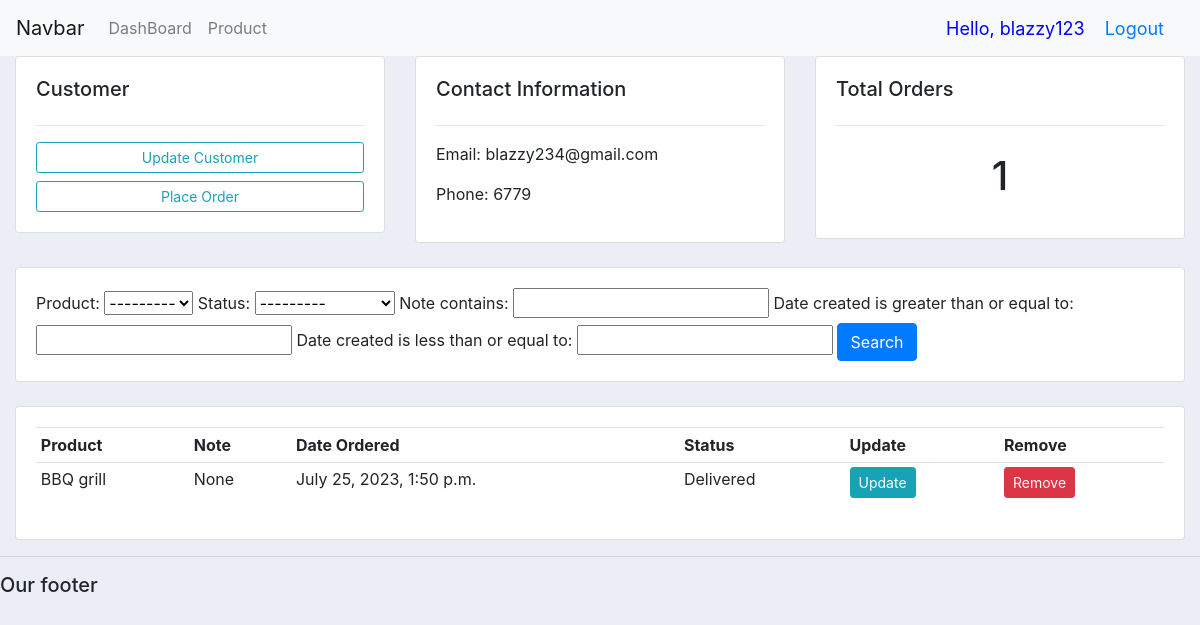
Screenshot of /customer/2/ (signed in) with the database file from the repository.
### accounts/models.py (models this page shows, shortened)
class Customer(models.Model):
    user = models.OneToOneField(User, null = True, on_delete = models.CASCADE)
    name = models.CharField(max_length = 200, null=True)
    phone=models.CharField(max_length= 200, null = True)
    email = models.CharField(max_length = 200, null=True)
    date_created = models.DateTimeField(auto_now_add = True, null=True)

class Order(models.Model):
    STATUS = (
        ('Pending', 'Pending'),
        ('Out for delivery', 'Out for delivery'),
        ('Delivered', 'Delivered'),
    )
    customer = models.ForeignKey(Customer, null = True, on_delete = models.SET_NULL)
    product = models.ForeignKey(Product, null = True, on_delete = models.SET_NULL)
    date_created = models.DateTimeField(auto_now_add = True, null = True)
    status = models.CharField(max_length = 200,null = True, choices = STATUS)
    note = models.CharField(max_length = 1000,null = True)

class Product(models.Model):
    CATEGORY = (
        ('Indoor', 'Indoor'),
        ('Outdoor', 'Outdoor'),
    )
    name= models.CharField(max_length= 200, null= True)
    price = models.FloatField(null = True)
    category = models.CharField(max_length = 200, choices = CATEGORY)
    description = models.CharField(max_length = 200, null = True, blank = True)
    date_created = models.DateTimeField(auto_now_add = True, null = True)
    tags = models.ManyToManyField(Tag)
    def __str__(self):
        return self.name

### accounts/decorators.py (the view)
        def wrapper_func(request, *args, **kwargs):
            group = None
            if request.user.groups.exists():
                group = request.user.groups.all()[0].name
            if group in allowed_roles:
                return view_func(request, *args, **kwargs)
            else:
                return HttpResponse('You are not authorized to view this page')

### accounts/views.py (called while the page is built)
@login_required(login_url ='login')
@allowed_users(allowed_roles=['admin'])
def customer(request, pk_test):
    customer = Customer.objects.get(id=pk_test)
    orders = customer.order_set.all()
    order_count = orders.count()
    myFilter = OrderFilter(request.GET, queryset=orders)
    orders = myFilter.qs
    context = {'customer': customer, 'orders': orders, 'order_count': order_count, 'myFilter': myFilter}
    return render(request, 'accounts/customer.html', context)

### accounts/templates/accounts/customer.html
{% extends 'accounts/main.html' %}
{% block content %}
    <div class="row">
        <div class="col-md">
            <div class="card card-body">
                <h5> Customer </h5>
                <hr>
                <a class="btn btn-outline-info btn-sm btn-block" href=""> Update Customer </a>
                <a class="btn btn-outline-info btn-sm btn-block" href="{% url 'create_order' customer.id%}"> Place Order </a>
            </div>
        </div>
        <div class="col-md">
            <div class="card card-body">
                <h5> Contact Information </h5>
                <hr>
                <p> Email: {{customer.email}} </p>
                <p> Phone: {{customer.phone}}</p>
            </div>
        </div>
        <div class="col-md">
            <div class="card card-body">
                <h5> Total Orders</h5>
                <hr>
                <h1 style="text-align: center; padding : 10px"> {{order_count}} </h1>
            </div>
        </div>
    </div>
    <br>
    <div class="row">
        <div class="col">
            <div class="card card-body">
                <form method="get">
                    {{myFilter.form}}
                    <button class="btn btn-primary">  Search</button>
                </form>
            </div>
        </div>
    </div>
    <br>
    <div class="row">
        <div class="col-md">
            <div class="card card-body">
                <table class="table table-sm">
                    <tr>
                        <th> Product </th>
                        <th> Note </th>
                        <th> Date Ordered </th>
                        <th> Status </th>
                        <th> Update </th>
                        <th> Remove </th>
                    </tr>
                    {% for order in orders %}
                    <tr>
                        <td> {{order.product}}  </td>
                        <td> {{order.note}} </td>
                        <td> {{order.date_created}} </td>
                        <td>  {{order.status}}</td>
                        <td> <a class="btn btn-sm btn-info" href = "{% url 'update_order' order.id %}"> Update </a> </td>
                        <td> <a class="btn btn-sm btn-danger" href = "{% url 'delete_order' order.id %}"> Remove </a> </td>
                    </tr>
                    {% endfor %}
                </table>
            </div>
        </div>
    </div>
{% endblock %}

### accounts/templates/accounts/navbar.html (shortened to what this page needs)
{% load static %}
<nav class="navbar navbar-expand-lg navbar-light bg-light">
    <a class="navbar-brand" href="#">Navbar</a>
    <div class="collapse navbar-collapse" id="navbarNav">
      <ul class="navbar-nav">
        {% if request.user.is_staff %}
        <li class="nav-item">
          <a class="nav-link" href={% url 'home' %}>DashBoard</a>
        </li>
        <li class="nav-item">
            <a class="nav-link" href={% url 'product' %}>Product</a>
        </li>
        {% endif %}
      </ul>
    </div>
    <span class="hello-msg"> Hello, {{request.user}} </span>
    <span class="hello-msg"> <a href="{% url 'logout' %}"> Logout </a> </span>
  </nav>

### static/css/main.css (style rules this page uses)
body { background-color: #ebeff5; }

### accounts/templates/accounts/navbar.html (style rules this page uses)
.hello-msg { font-size: 18px; color: blue; margin-right: 20px; }

### rows the page displays
Customer: email "blazzy234@gmail.com", phone "6779"
Order: product "BBQ grill", note "None", date_created "July 25, 2023, 1:50 p.m.", status "Delivered"

### other values shown
{{ request.user }} "blazzy123"
{{ order_count }} "1"
